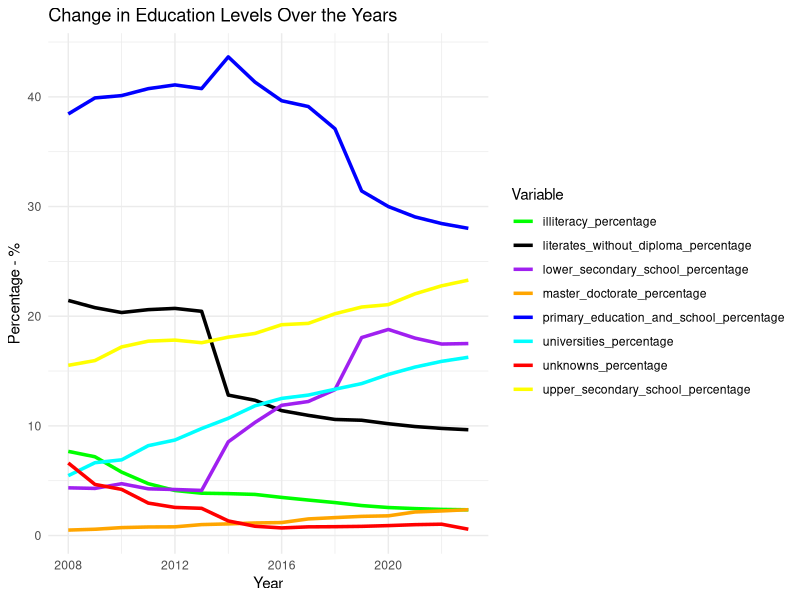

Write the R code that produced this figure.
library(readxl)
library(dplyr)
library(tidyverse)
library(ggplot2)


#calling the data
data <- readxl::read_excel("EMU430-DATA.xls")

#Graph 1 : Education Level Change Over the Years
{
  #adjusting data
  education_level_percentages <- data |> 
    group_by(Year) |>
    summarize(
      illiteracy_percentage = sum(`General Illiterate Population`,na.rm = TRUE) / sum(`General Population`,na.rm = TRUE),
      literates_without_diploma_percentage = sum(`General Literates Without Diploma`,na.rm = TRUE) / sum(`General Population`,na.rm = TRUE),
      primary_education_and_school_percentage = (sum(`General Primary School Graduates`,na.rm = TRUE) + sum(`General Primary Education Graduates`,na.rm = TRUE)) / sum(`General Population`,na.rm = TRUE),
      lower_secondary_school_percentage = sum(`General Lower Secondary School Graduates`,na.rm = TRUE) / sum(`General Population`,na.rm = TRUE),
      upper_secondary_school_percentage = sum(`General Upper Secondary School Graduates`,na.rm = TRUE) / sum(`General Population`,na.rm = TRUE),
      universities_percentage = sum(`General Universities and Other Higher Educational Institutions Graduates`,na.rm = TRUE) /sum(`General Population`,na.rm = TRUE),
      master_doctorate_percentage = (sum(`General Master Graduates`,na.rm = TRUE) + sum(`General Doctorate Graduates`,na.rm = TRUE)) / sum(`General Population`,na.rm = TRUE),
      unknowns_percentage = sum(`General Unknown`,na.rm = TRUE) / sum(`General Population`,na.rm = TRUE)
    )
  
  education_level_percentages_long <- education_level_percentages |> 
    pivot_longer(
      cols = c(
        illiteracy_percentage,
        literates_without_diploma_percentage,
        primary_education_and_school_percentage,
        lower_secondary_school_percentage,
        upper_secondary_school_percentage,
        universities_percentage,
        master_doctorate_percentage,
        unknowns_percentage
      ),
      names_to = "Variable",
      values_to = "Value"
    )
  
  #plotting data
  ggplot(education_level_percentages_long, aes(x = Year, y = Value * 100, color = Variable)) +
    geom_line(size = 1.2) + 
    scale_color_manual(
      values = c(
        "illiteracy_percentage" = "green",
        "literates_without_diploma_percentage" = "black",
        "primary_education_and_school_percentage" = "blue",
        "lower_secondary_school_percentage" = "purple",
        "upper_secondary_school_percentage" = "yellow",
        "universities_percentage" = "cyan",
        "master_doctorate_percentage" = "orange",
        "unknowns_percentage" = "red"
      )) + 
    labs(
      title = "Change in Education Levels Over the Years",
      x = "Year",
      y = "Percentage - %"
    ) +
    theme_minimal()
}
